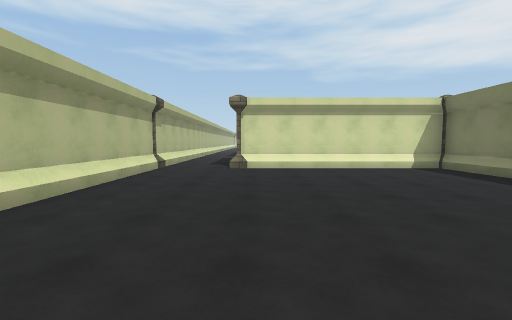
[1] (above)

23 first-person views from a walk through a scene from a Unity 3-D project. The camera is 1.5 m above the floor, tilts 4° down and sees 90° across. Doors are open. The floor is counted in squares, 2 m on a side. Each view is taken from the middle of a square. On the plan, view 1 faces up. The plan holds only what a view shows up to about 9 squares ahead; the rest is blank. The place goes on beyond the plan. The player character is not drawn. Surface patterns are stand-ins for the level's own textures.

[2]
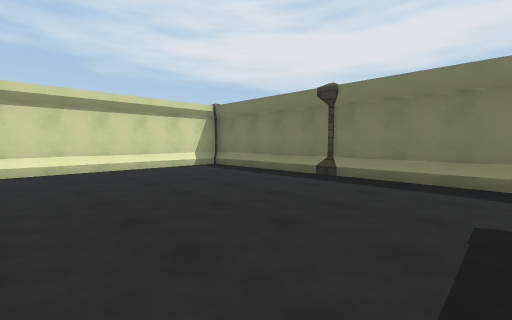

[3]
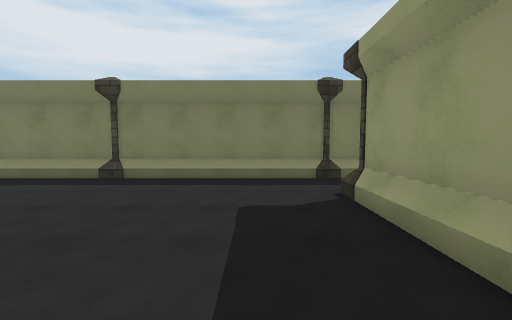

[4]
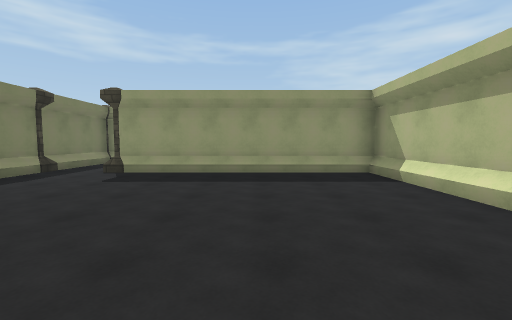

[5]
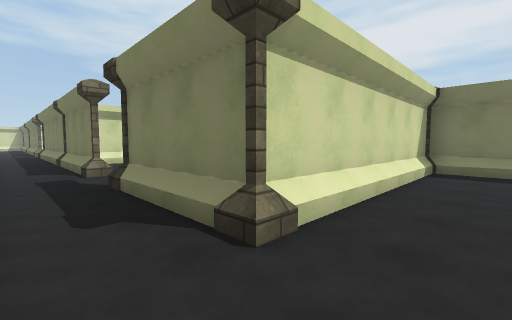

[6]
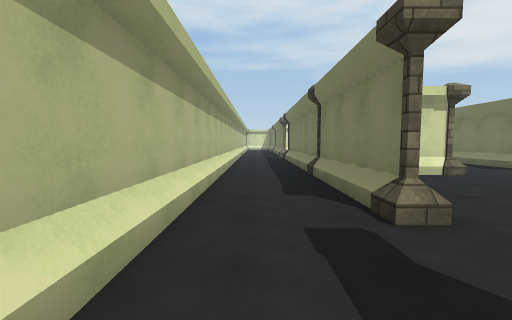

[7]
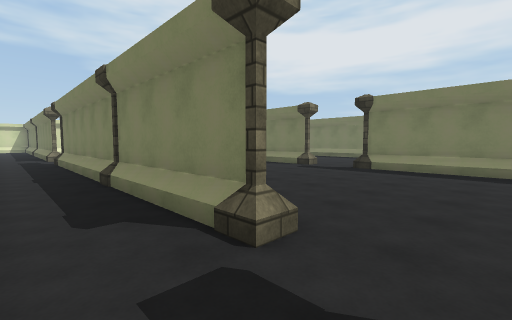

[8]
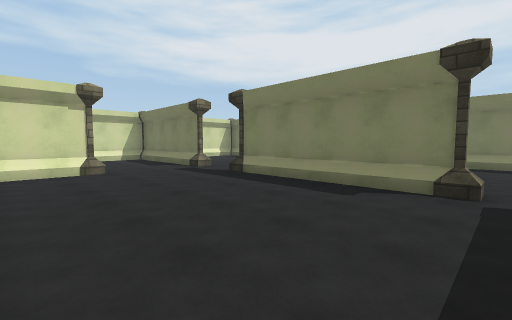

[9]
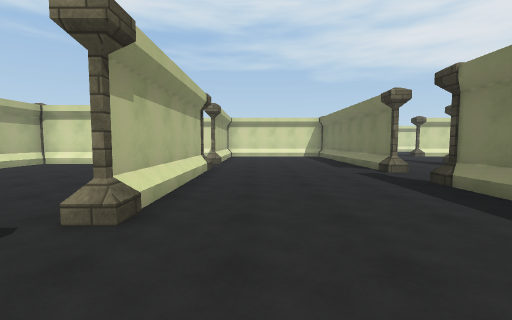

[10]
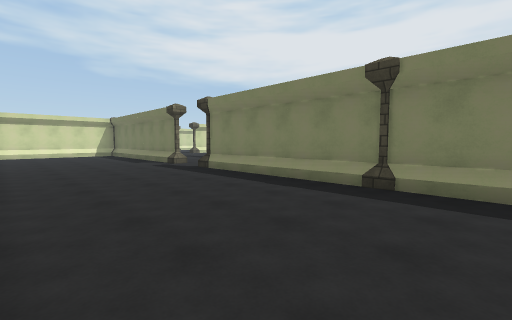

[11]
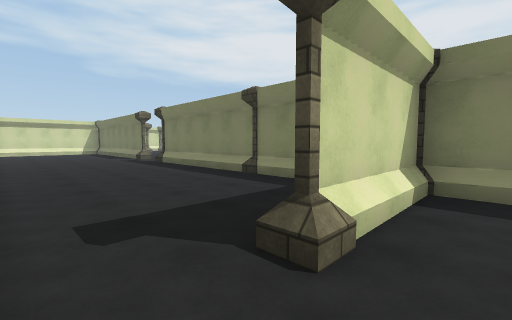

[12]
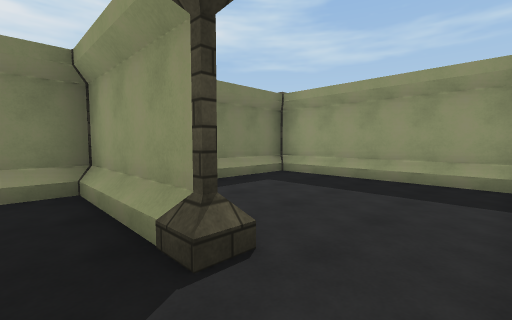

[13]
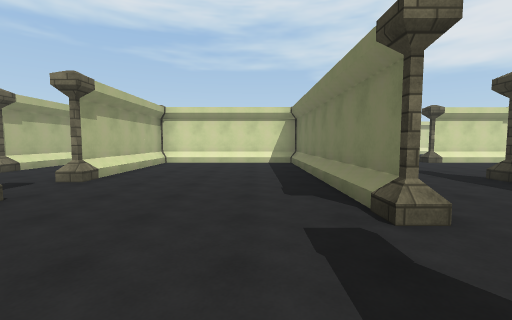

[14]
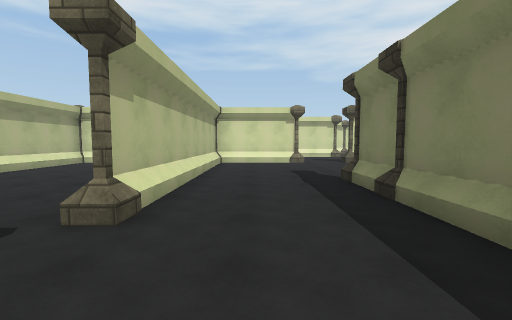

[15]
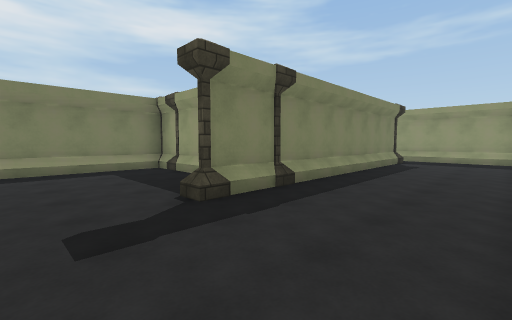

[16]
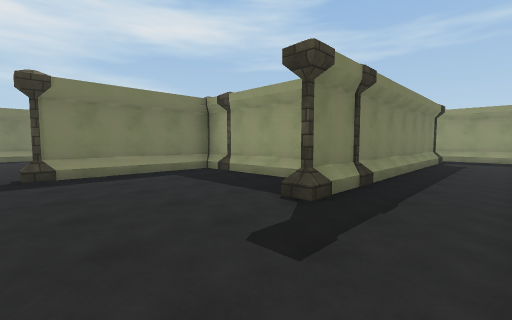

[17]
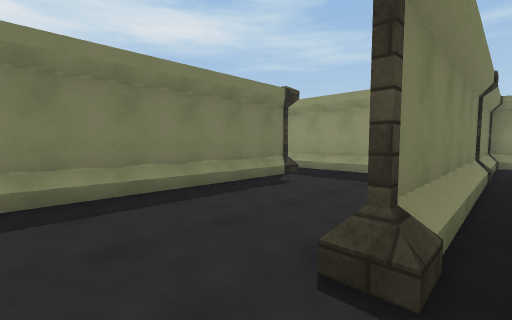

[18]
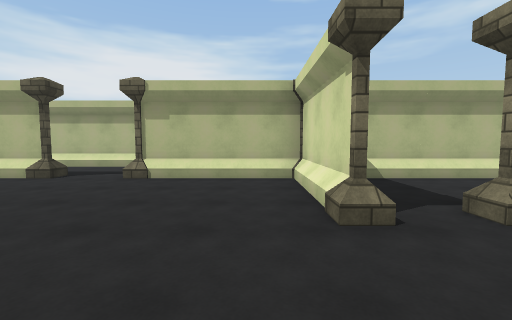

[19]
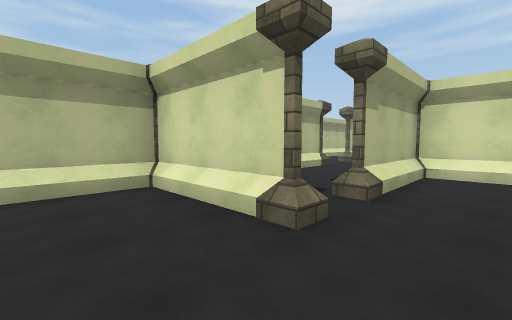

[20]
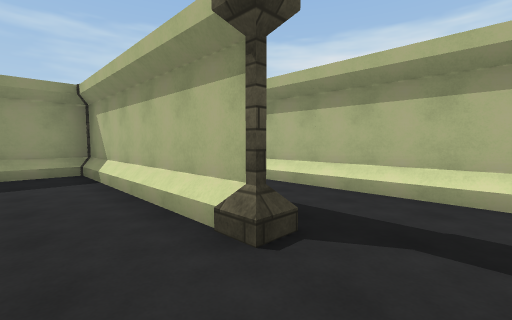

[21]
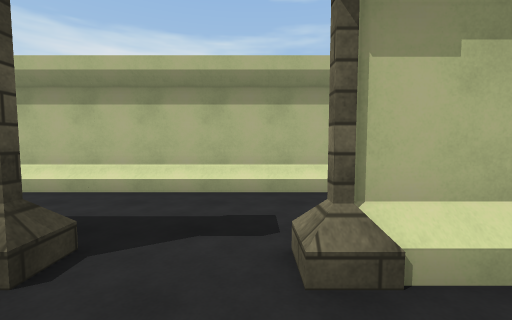

[22]
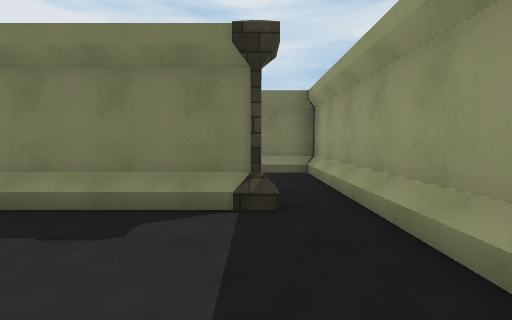

[23]
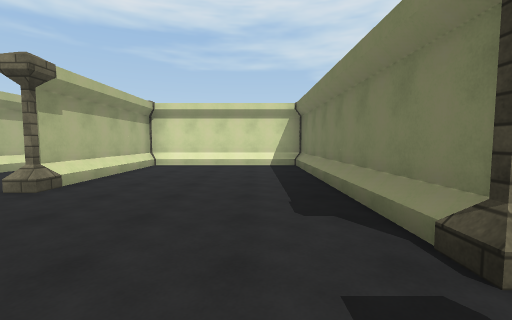

### Floor plan
Ten units are one square. View 1 is at (0, 0); x grows to the right and y downward. Boxes are objects, and circles mark ways between rooms. Rooms are numbered by the first view taken in them; rooms with no view inside come last. Other rooms are left out.
<svg viewBox="-40 -250 230 280">
<path fill="none" stroke="#000" d="M-5 -75 -5 -85M-30 -65 -30 13M55 -75 -7 -75M55 4 55 -73M-30 15 35 15M-7 -75 -7 -84M53 -33 53 -73M-28 -64 -28 -33M53 5 53 -28M-30 13 32 13M-5 -125 -5 -165M-30 -165 -30 -84M-5 -85 -5 -105M-7 -128 -7 -144M-7 -145 -7 -154M-28 -154 -28 -135M-7 -95 -7 -103M-7 -84 -7 -94M55 -134 55 -96M55 -95 55 -135M105 -135 105 -203M25 -160 -5 -160 -5 -125M-5 -105 -5 -95M55 -205 55 -164 55 -191M40 -205 25 -205 25 -175M75 -30 103 -30M105 -205 65 -205M105 -29 105 -115M53 -98 53 -135M53 -165 53 -190M103 -138 103 -164M24 -158 4 -158M103 -75 103 -112M103 -165 103 -174M103 -175 103 -184M103 -48 103 -62M78 -32 84 -32M85 -32 103 -32 103 -41M59 15 103 15M105 -30 76 -30M105 13 105 -29M59 13 103 13 103 -9M103 -19 103 -28M150 -145 174 -145M185 -155 185 -185M105 -200 105 -136M140 -84 140 -146M110 -65 144 -65M150 -147 165 -147M138 -126 138 -142M138 -116 138 -125M183 -155 183 -183M138 -85 138 -115M109 -67 144 -67M-5 -245 -5 -235M-30 -242 -30 -165M-5 -165 -5 -215 -5 -160 11 -160M-7 -185 -7 -194M-7 -175 -7 -184M-7 -165 -7 -174M-4 -162 11 -162M144 -65 173 -65M175 -67 175 -79M155 -67 164 -67M144 -67 154 -67M173 -67 173 -79M55 16 55 4"/>
<rect x="-35" y="-85" width="10" height="20" fill="#bbb"><title>pillar</title></rect>
<rect x="-15" y="-75" width="10" height="10" fill="#bbb"><title>pillar</title></rect>
<rect x="35" y="5" width="10" height="20" fill="#bbb"><title>pillar</title></rect>
<rect x="-15" y="-115" width="20" height="10" fill="#bbb"><title>pillar</title></rect>
<rect x="-15" y="-165" width="10" height="10" fill="#bbb"><title>pillar</title></rect>
<rect x="-5" y="-125" width="10" height="10" fill="#bbb"><title>pillar</title></rect>
<rect x="25" y="-165" width="10" height="10" fill="#bbb"><title>pillar</title></rect>
<rect x="25" y="-175" width="10" height="10" fill="#bbb"><title>pillar</title></rect>
<rect x="45" y="-145" width="10" height="10" fill="#bbb"><title>pillar</title></rect>
<rect x="45" y="-165" width="10" height="10" fill="#bbb"><title>pillar</title></rect>
<rect x="55" y="-35" width="10" height="10" fill="#bbb"><title>pillar</title></rect>
<rect x="55" y="-85" width="10" height="10" fill="#bbb"><title>pillar</title></rect>
<rect x="55" y="-95" width="10" height="10" fill="#bbb"><title>pillar</title></rect>
<rect x="65" y="-35" width="10" height="10" fill="#bbb"><title>pillar</title></rect>
<rect x="95" y="-75" width="10" height="10" fill="#bbb"><title>pillar</title></rect>
<rect x="95" y="-125" width="20" height="10" fill="#bbb"><title>pillar</title></rect>
<rect x="105" y="-135" width="10" height="10" fill="#bbb"><title>pillar</title></rect>
<rect x="105" y="-205" width="10" height="10" fill="#bbb"><title>other object</title></rect>
<rect x="135" y="-85" width="10" height="10" fill="#bbb"><title>pillar</title></rect>
<rect x="135" y="-155" width="10" height="10" fill="#bbb"><title>pillar</title></rect>
<rect x="135" y="-165" width="10" height="10" fill="#bbb"><title>pillar</title></rect>
<rect x="165" y="-155" width="20" height="10" fill="#bbb"><title>pillar</title></rect>
<rect x="-15" y="-225" width="20" height="10" fill="#bbb"><title>pillar</title></rect>
<rect x="-5" y="-235" width="10" height="10" fill="#bbb"><title>pillar</title></rect>
<rect x="15" y="-215" width="10" height="10" fill="#bbb"><title>pillar</title></rect>
<rect x="45" y="5" width="10" height="10" fill="#bbb"><title>pillar</title></rect>
<circle cx="-20" cy="-90" r="3" fill="#2a7"/>
<circle cx="40" cy="10" r="3" fill="#2a7"/>
<circle cx="-10" cy="-115" r="3" fill="#2a7"/>
<circle cx="-20" cy="-170" r="3" fill="#2a7"/>
<circle cx="65" cy="-30" r="3" fill="#2a7"/>
<circle cx="100" cy="-125" r="3" fill="#2a7"/>
<circle cx="20" cy="-170" r="3" fill="#2a7"/>
<text x="10" y="-40">1</text>
<text x="-20" y="-130">2</text>
<text x="60" y="-120">3</text>
<text x="70" y="-10">4</text>
<text x="130" y="-150">5</text>
<text x="0" y="-210">6</text>
<text x="150" y="-80">7</text>
<text x="50" y="10">8</text>
</svg>
Room 1 opens to room 2. Room 1 opens to room 8. Room 2 opens to room 3. Room 2 opens to room 6. Room 3 opens to room 4. Room 3 opens to room 5. Room 3 opens to room 6.

Where each view was taken, in squares from view 1:
view 1: 0 up, 0 right, facing up
view 2: 0 up, 0 right, facing up-right
view 3: 0 up, 0 right, facing right
view 4: 5 up, 0 right, facing down
view 5: 6 up, 2 left, facing up-right
view 6: 10 up, 2 left, facing up
view 7: 11 up, 2 left, facing up-right
view 8: 9 up, 1 right, facing up-right
view 9: 7 up, 7 right, facing up
view 10: 5 up, 6 right, facing up-right
view 11: 2 up, 6 right, facing up-right
view 12: 4 up, 6 right, facing down-right
view 13: 11 up, 9 right, facing up
view 14: 11 up, 12 right, facing up
view 15: 18 up, 11 right, facing down-right
view 16: 19 up, 12 right, facing down-right
view 17: 13 up, 10 right, facing down-right
view 18: 15 up, 5 right, facing left
view 19: 14 up, 4 right, facing up-left
view 20: 23 up, 1 right, facing down-left
view 21: 23 up, 1 right, facing left
view 22: 8 up, 11 right, facing right
view 23: 12 up, 9 right, facing up
